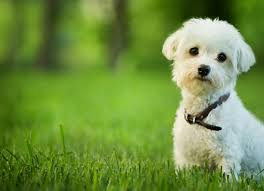
#> input picture 1images.jpeg, 264 x 191 px; the run also reads 1 picture not shown here
$ jupyter execute Untitled-Copy2.ipynb
#> lines starting #> are read from the running program, lines starting #| are printed output that depends on the picture; long printed decimals are rounded
[cell 1]
from skimage.metrics import structural_similarity
import os
import cv2
from skimage.transform import resize
import pandas as pd
from IPython.display import Image

# ORB

[cell 2]
def orb_sim(img1,img2):
    orb=cv2.ORB_create()

    kp_a,desc_a=orb.detectAndCompute(img1,None)
    kp_b,desc_b=orb.detectAndCompute(img2,None)

    bf=cv2.BFMatcher(cv2.NORM_HAMMING,crossCheck=True)
    matches= bf.match(desc_a,desc_b)
    similar_region=[i for i in matches if i.distance<63]
    if len(matches)==0:
        return 0
    return len(similar_region)/len(matches)

[cell 3]
x="1images.jpeg"
#y="GettyImages-1163331995-f5226107e4794ed5b334c23215ed28db.jpg"

[cell 4]
#import os
#os.listdir(os.getcwd()+"\\pics")

[cell 5]
img1=cv2.imread(x,0)
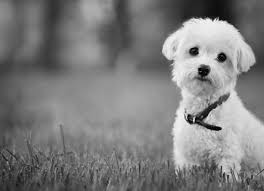
#> img1: shape (191, 264); min 0, max 255, mean 125.4
#img2=cv2.imread(y,0)
#img2=cv2.imread("1index.jpeg",0)
#orb_sim(img1,img2)*100

[cell 6]
error=[]
orb=[]
imagee=[]

os.chdir(os.getcwd()+"\\pics")
for i in os.listdir(os.getcwd()):

    try:


        img2=cv2.imread(i,0)
        #img2=cv2.imread("1index.jpeg",0)
        #print("Image",i," orb==",orb_sim(img1,img2)*100)
        orb.append(orb_sim(img1,img2)*100)
#> in orb_sim, `kp_a,desc_a=orb.detectAndCompute(img1,None)`: kp_a = 309 keypoints; strongest (x, y, size): (219, 128, 31), (193, 120, 31), (196, 122, 31), (194, 54, 53.6)
#> in orb_sim, `kp_b,desc_b=orb.detectAndCompute(img2,None)`: kp_b has the same summary as kp_a
#> in orb_sim, `matches= bf.match(desc_a,desc_b)`: matches = 309 matches
        imagee.append(i)

    except:
       # print("soory")
        error.append(i)
#> pass 2 of the loop `for i in os.listdir(os.getcwd()):`:
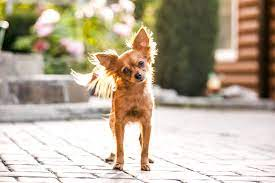
#> input picture pics/1index.jpeg, 275 x 183 px
#> `img2=cv2.imread(i,0)`:
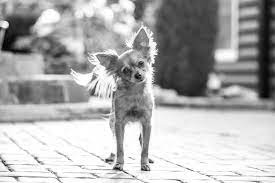
#> img2: shape (183, 275); min 0, max 255, mean 172.7
#> kp_b = 414 keypoints; strongest (x, y, size): (152, 65, 31), (155, 57, 31), (154, 55, 31), (153, 61, 31)
#> matches = 89 matches
#> similar_region = 46 matches
#> pass 3 of the loop `for i in os.listdir(os.getcwd()):`:
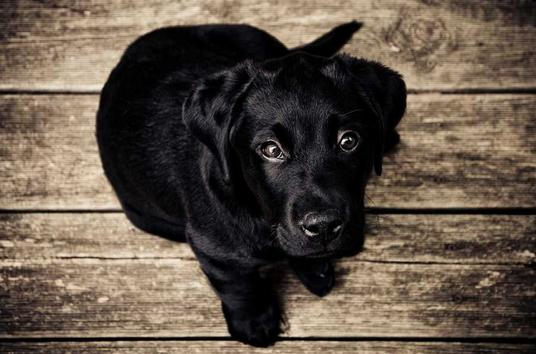
#> input picture pics/237-536x354.jpg, 536 x 354 px
#> `img2=cv2.imread(i,0)`:
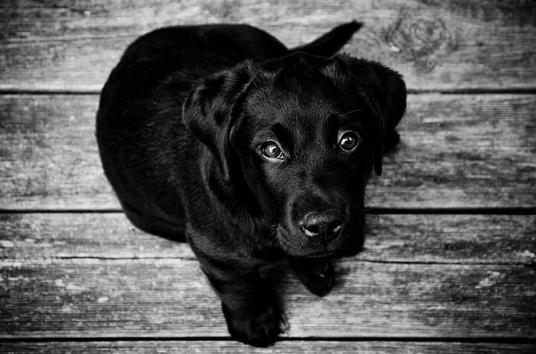
#> img2: shape (354, 536); min 0, max 255, mean 85
#> kp_b = 500 keypoints; strongest (x, y, size): (342, 142, 31), (270, 148, 31), (345, 139, 31), (344, 139, 37.2)
#> matches = 100 matches
#> similar_region = 24 matches
       # print(i)
## data frame
data = {
  "Image_name": imagee,
  "ORB_numb": orb}
#> data = {'Image_name': ['1images.jpeg', '1index.jpeg', '237-536x354.jpg'], 'ORB_numb': [100, 51.69, 24]}

df = pd.DataFrame(data)
#> df = table of 3 rows and 2 columns
df=df.sort_values('ORB_numb',ascending=False).reset_index(drop=True)
df
#> Out = table of 3 rows and 2 columns

[cell 7]
print("Orb",df["ORB_numb"][1])
#| Orb 51.685
Image(filename=df["Image_name"][1])

[cell 8]
from azure.storage.blob import BlobServiceClient

[cell 9]
from azure.storage.blob import BlobServiceClient
storage_account_key = "CRKLCAWfk/hPujbwPN4aEPjVa+ZhNMSXUt8gXtrGv1YcLiLPGpOVpYSmNKyWQS6+XCd41yEp/YnNfvQo6Yjirg=="
storage_account_name = "vfsbox"
connection_string = "DefaultEndpointsProtocol=https;AccountName=vfsbox;AccountKey=CRKLCAWfk/hPujbwPN4aEPjVa+ZhNMSXUt8gXtrGv1YcLiLPGpOVpYSmNKyWQS6+XCd41yEp/YnNfvQo6Yjirg==;EndpointSuffix=core.windows.net"
container_name = "mlbucket"
def uploadToBlobStorage(file_path,file_name):
    blob_service_client = BlobServiceClient.from_connection_string(connection_string)
    blob_client = blob_service_client.get_blob_client(container=container_name, blob=file_name)
    with open(file_path,"rb") as data:
        blob_client.upload_blob(data)
        print(f"Uploaded {file_name}.")

[cell 10]
# calling a function to perform upload
uploadToBlobStorage(os.getcwd(),x)
#> (the call stopped at in uploadToBlobStorage, `blob_service_client = BlobServiceClient.from_connection_string(connect..`: azure is not available in this run)
